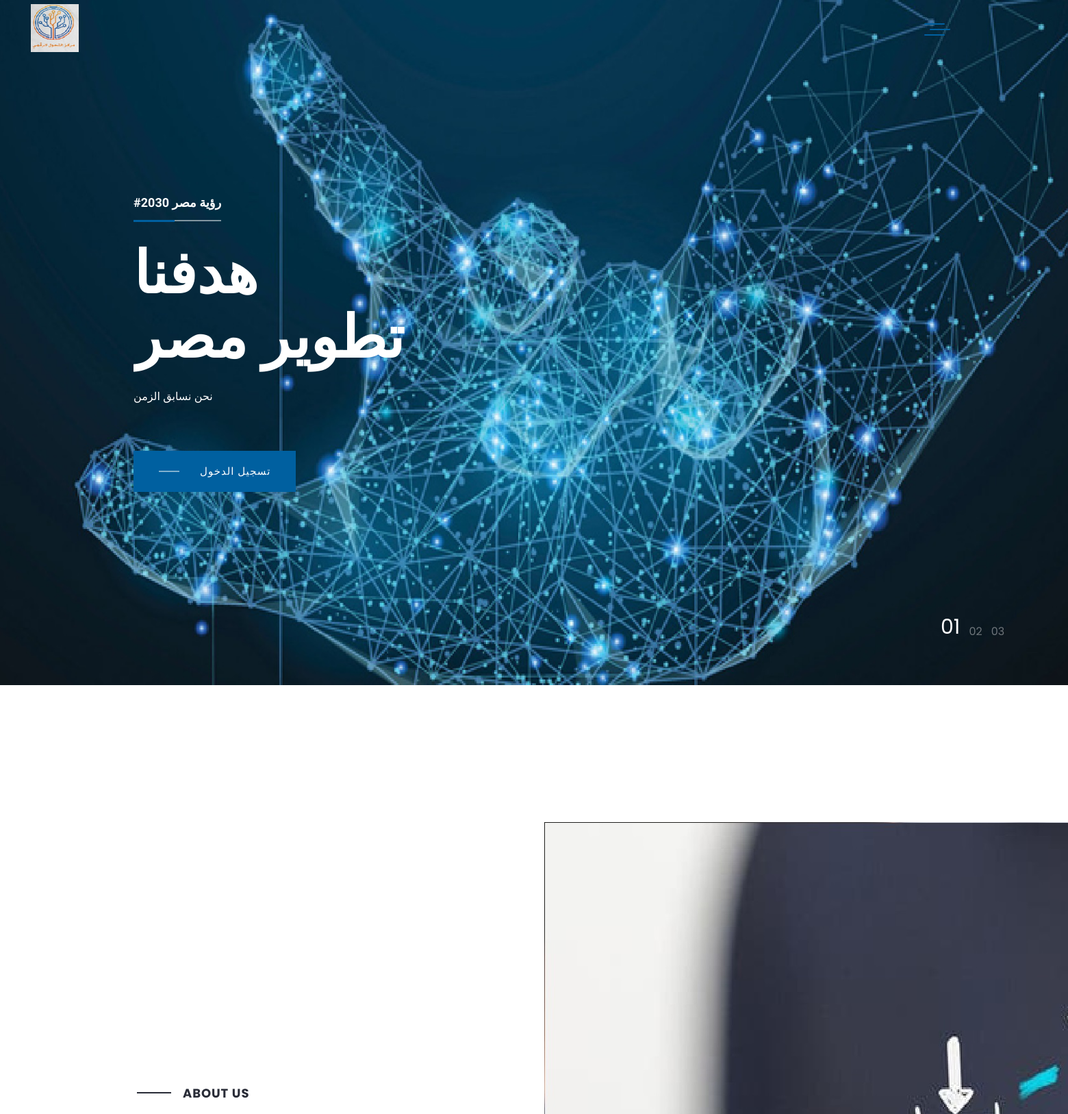
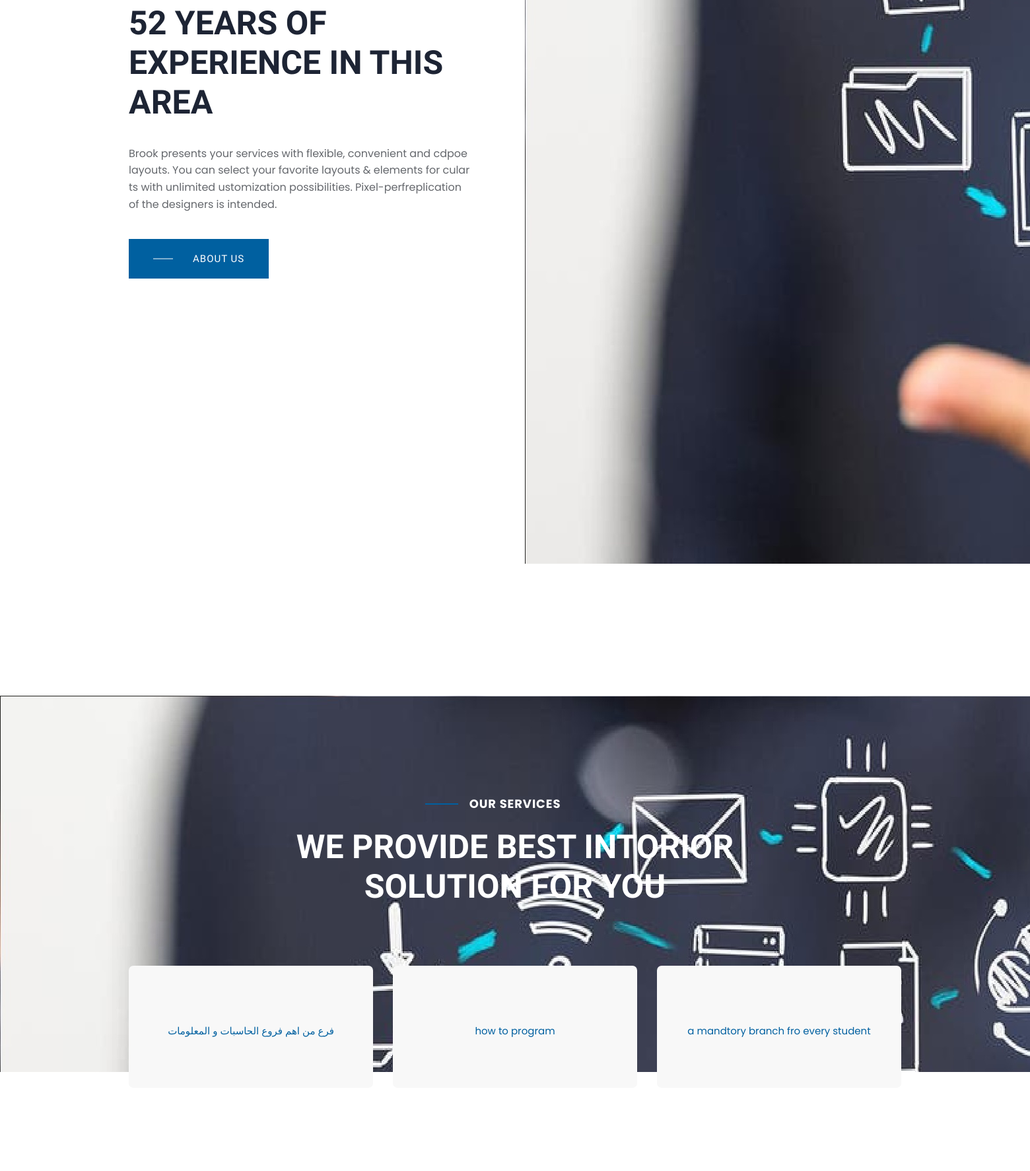
The page / (upper part) on the database its author committed (2 pictures, top to bottom).
### exam/models.py (models this page shows, shortened)
class Category(models.Model):
    name = models.CharField(max_length=255, verbose_name='الإسم', blank=True, null=True)
    description = models.CharField(max_length=255, verbose_name='وصف الإمتحان', blank=True, null=True)
    class Meta:
        verbose_name = 'category'
        verbose_name_plural = 'categories'

### main/views.py (the view)
# urls.py: 2. Add a URL to urlpatterns:  path('', views.home, name='home')
def home(request):
    context = {"users": User.objects.filter(user_type=1), "cats": Category.objects.all()}
    return render(request, 'main/home.html', context=context)

### main/templates/main/home.html (shortened to what this page needs)
{% extends 'base.html' %}
{% load static %}
{% block body %}
<div class="slider-area">
			<div class="slider-full-active owl-carousel custom-dots">
				<div class="slide-full slider-height d-flex align-items-center" style="background-image: url(../../../static/images/h1_hero.png);">
					<div class="container">
						<div class="row">
							<div class="col-xl-6 col-lg-8 col-md-7 col-sm-8">
								<div class="slide-full-content" >
                                    <span style="color: white;" class="body-font">#2030 رؤية مصر</span>
									<h1 style="color: white;" class="body-font">هدفنا<br> تطوير مصر</h1>
									<p style="color: white;" class="body-font">نحن نسابق الزمن </p>
                                    {% if request.user.user_type !=  1 and  request.user.user_type !=  2 and request.user.user_type !=  3 %}
                                        <a class="btn" href="{% url 'login'  %}">تسجيل الدخول </a>
                                    {% endif %}
								</div>
							</div>
						</div>
					</div>
				</div>
			</div>
		</div>
        <section class="about-area section-padding2">
            <div class="container">
                <div class="row align-items-center">
                    <div class="col-lg-6 col-md-10">
                        <div class="about-caption mb-50">
                            <div class="section-tittle section-tittle2 mb-35">
                                <span>About Us</span>
                                <h2>52 Years Of Experience in this area</h2>
                            </div>
                            <p>Brook presents your services with flexible, convenient and cdpoe layouts. You can select your favorite layouts & elements for cular ts with unlimited ustomization possibilities. Pixel-perfreplication of the designers is intended.</p>
                            <a href="{% url 'about-page' %}" class="btn">About us</a>
                        </div>
                    </div>
                    <div class="col-lg-6 col-md-12">
                        <div class="about-img ">
                            <div class="about-font-img ">
                                <img src="{% static 'images/about1.png' %}" alt="">
                            </div>
                            <div class="about-back-img ">
                            </div>
                        </div>
                    </div>
                </div>
            </div>
        </section>
        <section class="service-area pt-150 pb-150">
            <div class="service-bg"></div>
            <div class="container">
                <div class="row d-flex justify-content-center">
                    <div class="col-xl-7 col-lg-8 col-md-11 col-sm-11">
                        <div class="section-tittle section-tittle3  text-center mb-90">
                            <span>Our Services</span>
                            <h2>We provide best intorior solution for you</h2>
                        </div>
                    </div>
                </div>
                <div class="row justify-content-center">
                    {% for cat in cats %}
                      <div class="col-xl-4 col-lg-4 col-md-6 col-sm-9">
                            <div class="services-caption text-center mb-30">
                            <div class="service-cap">
                                <p>{{ cat.description }}</p>
                            </div>
                        </div>
                    </div>
                        {% endfor %}
                </div>
            </div>
        </section>
{% endblock body %}

### rows shown on the page
Category: description "فرع من اهم فروع الحاسبات و المعلومات"
Category: description "how to program"
Category: description "a mandtory branch fro every student"
